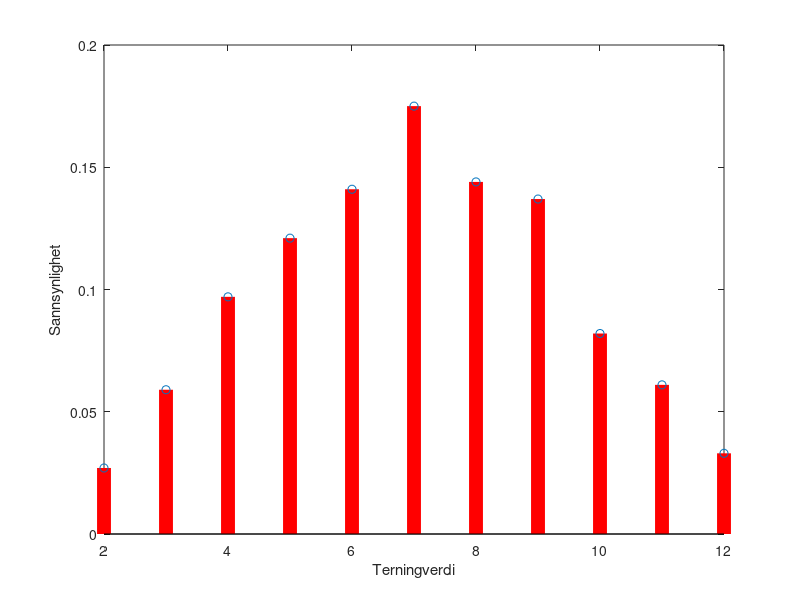

MATLAB code for this plot:
% Antall kast
n = 1000;
f = 1:12;
% Kaste 1 og 2 terning n ganger. 
%Resultat i t1 og t2
t1 = randi([1 6], 1, n);
t2 = randi([1 6], 1, n);
ts =  t1 + t2; 
% Telle kast
for e = ts
    f(e)= f(e) + 1;
end
% Regn sannsynlighet
p = f/n;

figure;
stem(2:12, p(2:12), 'Color', 'Red', 'LineWidth',10);
xlabel('Terningverdi');
ylabel('Sannsynlighet');
